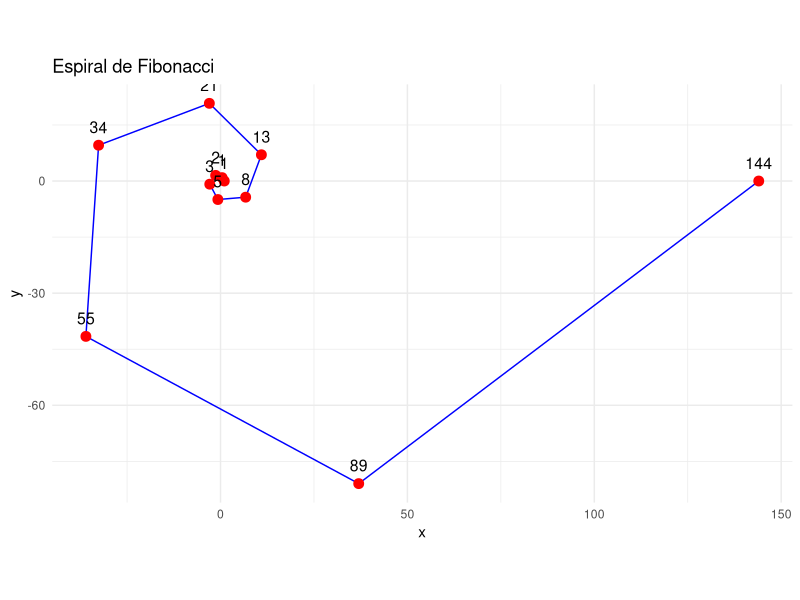

This chart was generated by the following R code:
## ---- chunk 1
n <- 100
result <- 1
for (i in 1:n)
result <- result * i
result
## ---- chunk 2

Fibonacci <- numeric(12) # vector con ceros para completar
Fibonacci[1] <- Fibonacci[2] <- 1
for (i in 3:12)
Fibonacci[i] <- Fibonacci[i - 2] + Fibonacci[i - 1]

print(Fibonacci)
## ---- chunk 3
# Crear ángulos para la espiral
angles <- seq(0, 4 * pi, length.out = length(Fibonacci))

# Graficar en coordenadas polares
library(ggplot2)

# Crear un data frame
df <- data.frame(
  angle = angles,
  radius = Fibonacci,
  label = Fibonacci
)

# Convertir a coordenadas cartesianas para ggplot
df$x <- df$radius * cos(df$angle)
df$y <- df$radius * sin(df$angle)

# Graficar
ggplot(df, aes(x, y)) +
  geom_path(color = "blue") +
  geom_point(size = 3, color = "red") +
  geom_text(aes(label = label), vjust = -1, size = 4) +
  coord_equal() +
  theme_minimal() +
  ggtitle("Espiral de Fibonacci")

## ---- chunk 4
edad <- 20

if (edad >= 18) {
  print("Eres mayor de edad")
} else {
  print("Eres menor de edad")
}

## ---- chunk 5

x1 <- rnorm(30, 1,2)
x2 <- 2 + 10*x1 + rnorm(30, 0,10)

# pequeña función
corplot <- function(x, y, plotit) {
if (plotit == TRUE) plot(x, y)
cor(x, y)
}

corplot(x1, x2,FALSE)

## ---- chunk 6
x <- 1

while (x <= 5) {
  print(x)
  x <- x + 1
}

## ---- chunk 7

# Inicializamos variables
caras <- 0
lanzamientos <- 0

# Bucle while: se repite hasta obtener 10 caras
while (caras < 10) {
  lanzamiento <- sample(c("cara", "cruz"), 1)
  lanzamientos <- lanzamientos + 1
  if (lanzamiento == "cara") {
    caras <- caras + 1
  }
}

# Resultado
cat("Se necesitaron", lanzamientos, "lanzamientos para obtener 10 caras.\n")


## ---- chunk 8
x <- runif(1,0,7)

repeat {
  print(x)
  x <- x + 1
  if (x > 14) break
}

## ---- chunk 9

# Cargar el dataset
data(mtcars)

# Convertir los nombres de fila en una columna para poder accederlos
mtcars$car <- rownames(mtcars)

# Inicializar índice
i <- 1

repeat {
  if (mtcars$mpg[i] > 30) {
    cat("El primer auto con mpg > 30 es:", mtcars$car[i], "con", mtcars$mpg[i], "mpg.\n")
    break
  }
  i <- i + 1
}

## ---- chunk 10

# Cargar dataset
data("airquality")

## ---- chunk 11
# Completar

## ---- chunk 12

# 1. Identificar columnas con NA usando un bucle for

## ---- chunk 13
# 2. Imputar valores NA con la media de la columna usando while


## ---- chunk 14
# 3. Verificar que no queden NA usando repeat y break


## ---- chunk 15
# 4. Resumen estadístico del dataset limpio
cat("\nResumen estadístico del dataset limpio:\n")
print(summary(airquality))
## ---- chunk 16
#Completar

## ---- chunk 17
#corplot_v2(x1,x2,TRUE)
## ---- chunk 18
library(ggplot2)
#Completar

## ---- chunk 19
# res <- corplot_multi(mtcars$mpg, mtcars$hp)
# print(res$correlacion)
# print(res$significativa)
# print(res$grafico)

## ---- chunk 20

#corplot_multi(x1,x2)$p
## ---- chunk 21
# Crear una función que devuelva un objeto con clase S3

## ---- chunk 22
#res <- corplot_s3(mtcars$mpg, mtcars$hp)
#print(res)  # Llama automáticamente a print.corplot_result()
## ---- chunk 23
###  Ejemplo en R
library(magrittr)
resultado <- 5 %>% sqrt() %>% round(2)
